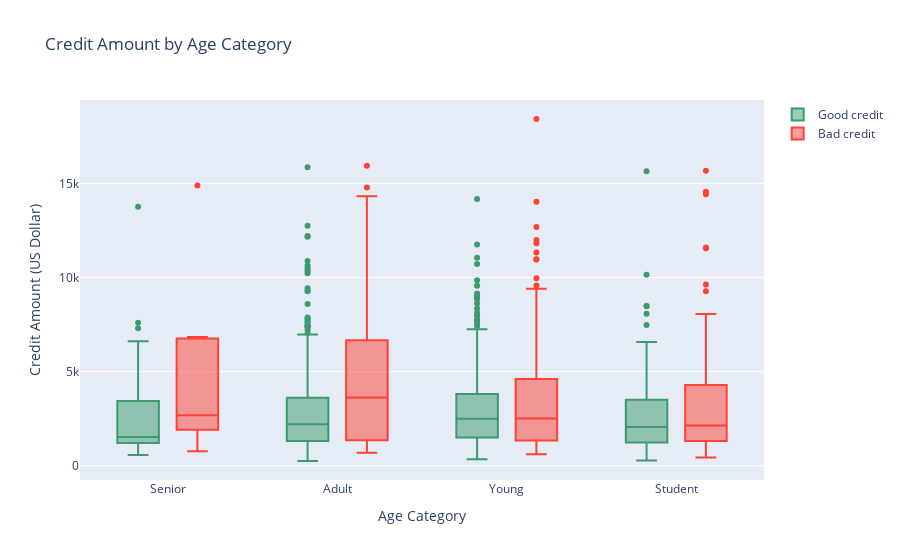

The notebook cell saved with this chart:
### Code cell
# Create box plots for both good and bad credit amounts
data = [
    go.Box(
        x=df["Age_cat"],
        y=df["Credit amount"],
        name=f'{credit.capitalize()} credit',
        marker=dict(color=color)
    )
    for df, credit, color in [(df_good, 'good', '#3D9970'), (df_bad, 'bad', '#FF4136')]
]

# Define layout
layout = go.Layout(
    title='Credit Amount by Age Category',
    yaxis=dict(title='Credit Amount (US Dollar)', zeroline=False),
    xaxis=dict(title='Age Category'),
    boxmode='group'
)

# Plot the figure
fig = go.Figure(data=data, layout=layout)
iplot(fig)

### Figure 1 — Plotly figure (JSON) as saved in the notebook; plotly's stock layout.template omitted (floating-point values rounded to 4 significant figures; data arrays with more than 128 entries replaced by an {"elided": "..."} marker saying what was removed)
{"data": [{"marker": {"color": "#3D9970"}, "name": "Good credit", "type": "box", "x": {"elided": "700 str values"}, "y": {"elided": "700 int values"}}, {"marker": {"color": "#FF4136"}, "name": "Bad credit", "type": "box", "x": {"elided": "300 str values"}, "y": {"elided": "300 int values"}}], "layout": {"boxmode": "group", "title": {"text": "Credit Amount by Age Category"}, "xaxis": {"title": {"text": "Age Category"}}, "yaxis": {"title": {"text": "Credit Amount (US Dollar)"}, "zeroline": false}}}
